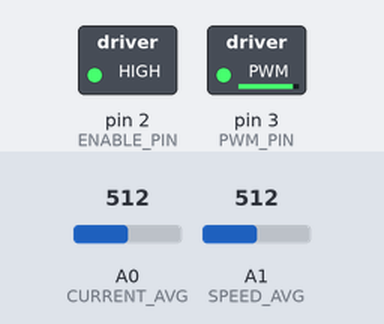
A sketch run on a simulated Arduino Uno, built with avr-gcc and run on an emulated ATmega328P. On the bench: switched loads named in the sketch (green lamp = pin HIGH). Dashed ring = blinking. Inputs (shaded band) come from the test bench; at power-on: A0 (CURRENT_AVG) = 512, A1 (SPEED_AVG) = 512. What the sketch prints to the serial monitor is not drawn.

Above: at 0.05 s.
Timing chart, 0 to 3.0 s (numbered marks = the images above):
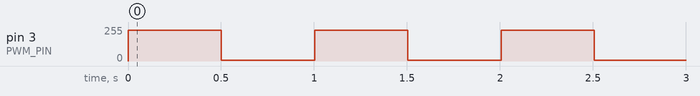

The sketch:

Rotate_back_and_forth.ino
```cpp
#include <Arduino.h>

#define ENABLE_PIN 2
#define PWM_PIN 3
#define DIR_PIN 4
#define CURRENT_AVG A0
#define SPEED_AVG A1

float prev_time = 0; // Variable to keep track of time for motor control
int toggle = 0; // Variable to toggle motor direction (cw/ccw)
int stop = 0; // Variable to stop the motor

void setup(){

    Serial.begin(9600);
    pinMode(PWM_PIN, OUTPUT); // Will be for PWM to control speed of motor
    pinMode(ENABLE_PIN, OUTPUT); // Will be for ENABLE

    digitalWrite(ENABLE_PIN, HIGH); // Enable the motor

}

void loop(){

    if (millis() - prev_time >= 500 && millis() - prev_time < 1000) {

        analogWrite(PWM_PIN, 5); // Set initial PWM value (0-255) (230 = 90% which should be max)
        stop = 1; // Stop the motor

    } else if (millis() - prev_time >= 1000) {
        toggle = !toggle; // Toggle the state
        prev_time = millis(); // Reset the timer
        stop = 0;
        }

    if (toggle && !stop) { // Run the motor for 5 seconds
        analogWrite(PWM_PIN, 230); // Set initial PWM value (0-255) (230 = 90% which should be max)
        digitalWrite(DIR_PIN, HIGH); // Set direction of motor
    } else if (!toggle && !stop) { // Run the motor in the opposite direction
        analogWrite(PWM_PIN, 230); // Stop the motor
        digitalWrite(DIR_PIN, LOW); // Set direction of motor
    }

    int current = analogRead(CURRENT_AVG); // Read current sensor value
    int speed = analogRead(SPEED_AVG); // Read speed sensor value

    // Convert the raw analog readings to actual current and speed values if necessary
    // Current: 0V = 0A, 4V = 3A
    float currentAmps = (current / 1023.0) * 4.0 * (3.0 / 4.0); // Convert to amps

    // Speed: 0V = 0 RPM, 4V = 60 RPM
    float speedRPM = (speed / 1023.0) * 60.0; // Convert to RPM

    // Print the current and speed values to the Serial Monitor
    Serial.print("Current (A): ");
    Serial.print(currentAmps, 2); // Print current with 2 decimal places
    Serial.print(" | Speed (RPM): ");
    Serial.println(speedRPM, 2); // Print speed with 2 decimal places


    delay(500); // Delay for 500 milliseconds (0.5 seconds)
}
```

Measured:
- by itself, pin 3 (PWM_PIN): alternates 230/255 for 0.50 s and 5/255 for 0.50 s
